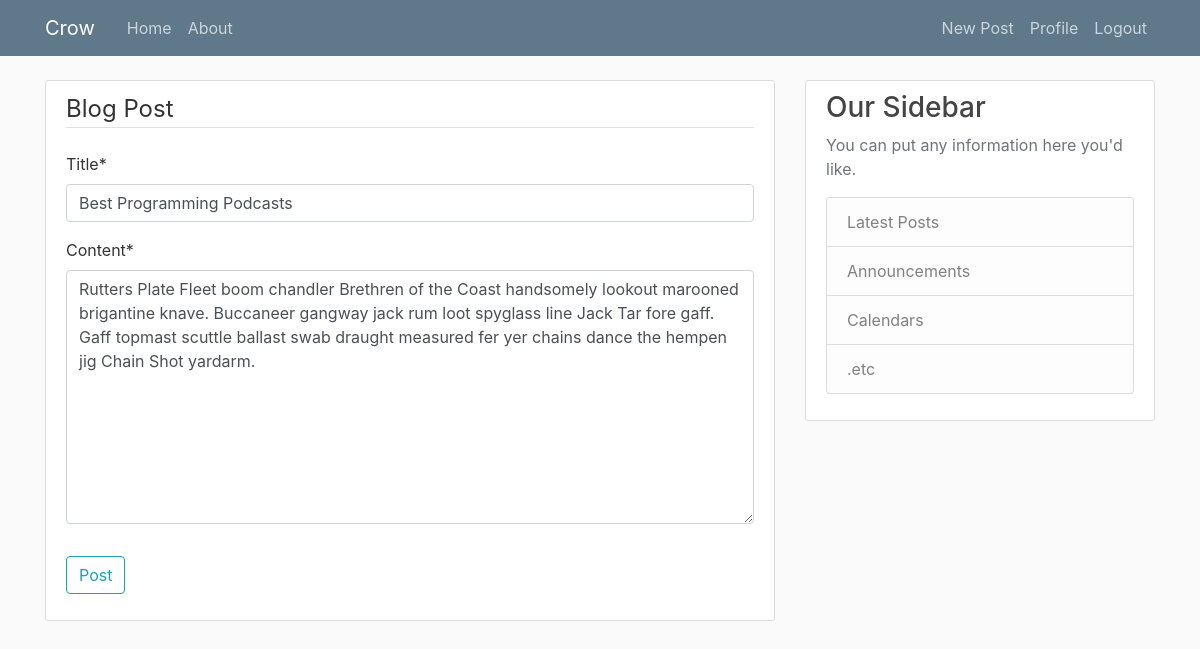
Page /post/16/update/ (signed in) on the committed database.
### blog/models.py (models this page shows, shortened)
class Post(models.Model):
    title = models.CharField(max_length=100)
    content = models.TextField()
    date_posted = models.DateTimeField(default=timezone.now)
    author = models.ForeignKey(User, on_delete=models.CASCADE)

### blog/views.py (the view, shortened to what this page needs)
# urls.py: path('post/<int:pk>/update/', PostUpdateView.as_view(), name="post-update"),
class PostUpdateView(LoginRequiredMixin, UserPassesTestMixin, UpdateView):
    model = Post
    fields = ['title', 'content']
    def test_func(self):
        post = self.get_object()
        if self.request.user == post.author:
            return True
        return False

### blog/templates/blog/post_form.html (shortened to what this page needs)
{% extends "blog/base.html" %}
{% load crispy_forms_tags %}
{% block content %}
<div class="content-section">
  <form method="POST">
    <fieldset class="form-group">
      <legend class="border-bottom mb-4">
        Blog Post
      </legend>
      {{ form|crispy }}
    </fieldset>
    <div class="form-group">
      <button class="btn btn-outline-info" type="submit">Post</button>
    </div>
  </form>
</div>
{% endblock content%}

### blog/static/blog/css/style.css (style rules this page uses)
body { background: #fafafa; color: #333333; margin-top: 5rem; }
.content-section { background: #ffffff; padding: 10px 20px; border: 1px solid #dddddd; border-radius: 3px; margin-bottom: 20px; }

### rows in the picture
Post: title "Best Programming Podcasts", content "Rutters Plate Fleet boom chandler Brethren of the Coast handsomely lookout marooned brigantine knave. Buccaneer gangway jack rum loot spyglass line Jack Tar fore gaff. Gaff topmast scuttle ballast swab draught measured fer yer chains dance the hempen jig Chain Shot yardarm."
